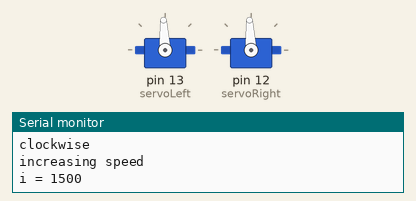
Recording of a sketch running on a simulated Arduino Uno, built with avr-gcc and run on an emulated ATmega328P. Shown: 2 × servo, the last lines printed to the serial monitor.

Above: at 0.1 s.
At 8.1 s:
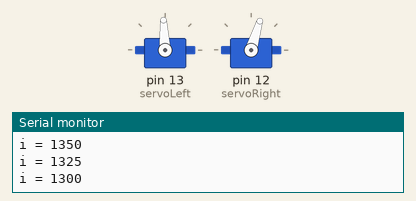
At 26.1 s:
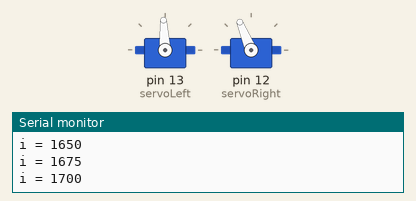
Timing chart, 0 to 40.0 s (numbered marks = the images above):
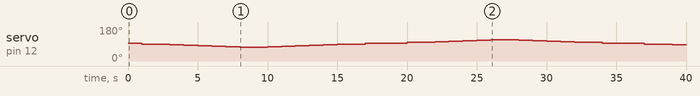

Measured:
- by itself, servo on pin 12 (servoRight): 93° → 90° at 1.0 s, → 88° 1.0 s later, → 85° 1.0 s later, → 83° 1.0 s later, … (35 changes in this stretch)

The sketch:

servo_intro.ino
```cpp
/*
 Robotics with the BOE Shield – LeftServoClockwise
 Generate a servo full speed clockwise signal on digital pin 13.
 */

#include <Servo.h>                           // Include servo library

Servo servoLeft;                             // Declare left servo
Servo servoRight;                             // Declare left servo

void setup()                                 // Built in initialization block
{
  Serial.begin(115200);
  servoLeft.attach(13);                      // Attach left signal to pin 13
  servoLeft.writeMicroseconds(1500);         // hold still
  servoRight.attach(12);                     // Attach left signal to pin 12
  servoRight.writeMicroseconds(1500);        // hold still
}

void increment_servo(int start, int stop, int step, int mydelay){
  for (int i=start; i<=stop; i+=step){
    Serial.print("i = ");
    Serial.println(i);
    servoRight.writeMicroseconds(i);
    delay(mydelay);
  }
}

void decrement_servo(int start, int stop, int step, int mydelay){
  for (int i=start; i>=stop; i-=step){
    Serial.print("i = ");
    Serial.println(i);
    servoRight.writeMicroseconds(i);
    delay(mydelay);
  }
}

void loop()                                  // Main loop auto-repeats
{                                            // Empty, nothing needs repeating
  int mydelay = 1000;
  int mystep = 25;
  Serial.println("clockwise");
  Serial.println("increasing speed");
  decrement_servo(1500, 1300, mystep, mydelay);
  Serial.println("decreasing speed");
  increment_servo(1300, 1500, mystep, mydelay);
  Serial.println("counter clockwise");
  Serial.println("increasing speed");
  increment_servo(1500, 1700, mystep, mydelay);
  Serial.println("decreasing speed");
  decrement_servo(1700, 1500, mystep, mydelay);
}
```
